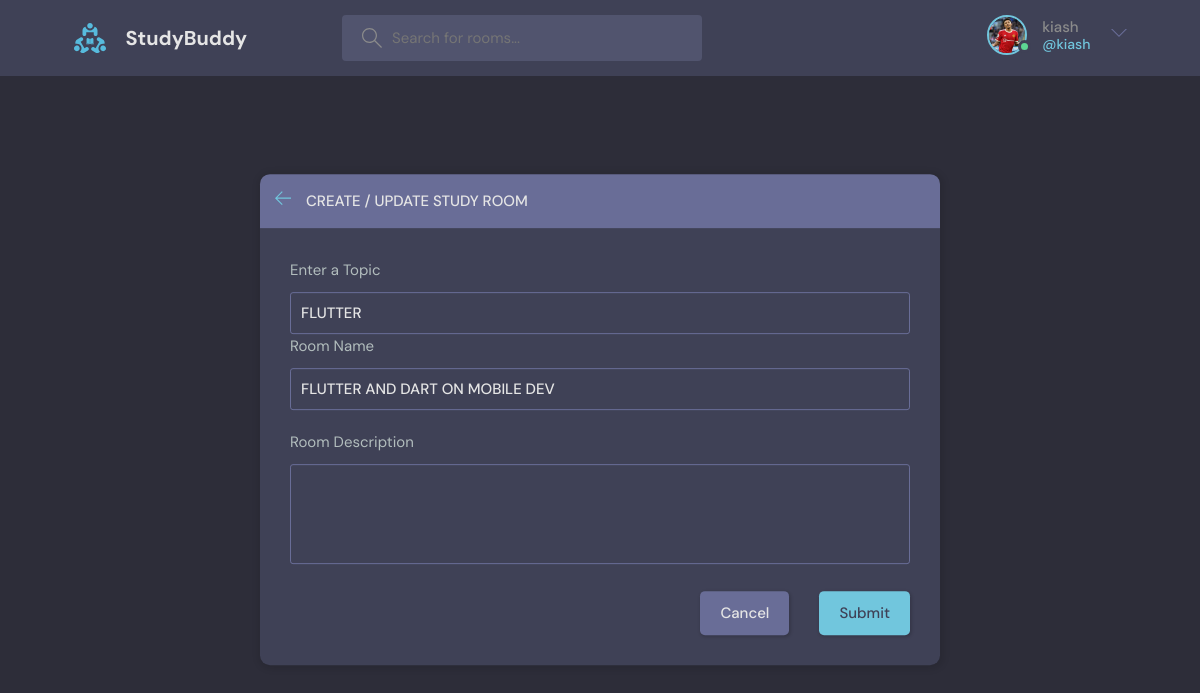
/update-room/4/ (signed in), run on the app's committed database.
### core/models.py (models this page shows, shortened)
class User(AbstractUser):
    name=models.CharField(max_length=100 , blank=True, null=True)
    email=models.EmailField(max_length=100 , unique=True,blank=True, null=True)
    bio=models.TextField(max_length=100 , blank=True, null=True)
    avatar=models.ImageField(default="avatar.svg", blank=True, null=True)
    USERNAME_FIELD = 'email'
    REQUIRED_FIELDS = []

class Room(models.Model):
    host=models.ForeignKey(User,on_delete=models.CASCADE,null=True,blank=True)
    topic=models.ForeignKey(Topic,on_delete=models.SET_NULL,null=True)
    name = models.CharField(max_length=255,null=True,blank=True)
    description = models.TextField(max_length=1000,null=True,blank=True)
    participants = models.ManyToManyField(User,related_name='participants',blank=True)
    updated = models.DateTimeField(auto_now=True)
    created = models.DateTimeField(auto_now_add=True)
    class Meta:
        ordering = ['-created' , '-updated']

class Topic(models.Model):
    name = models.CharField(max_length=200,null=True,blank=True)

### core/views.py (the view, shortened to what this page needs)
# urls.py: path('update-room/<int:pk>/',UpdateView,name='update-room'),
@login_required(login_url='core:login')
def UpdateView(request,pk):
    room=Room.objects.get(id=pk)
    form=RoomForm(instance=room)
    topics=Topic.objects.all()
    if request.user != room.host:
        return HttpResponse('You are not allowed to update this room')
    context={
        'form':form,
        'topics':topics,
        'room':room,
    }
    return render(request,'core/room_form.html',context)

### core/forms.py
class RoomForm(ModelForm):
    class Meta:
        model = Room
        fields = '__all__'
        exclude = ['participants', 'host']

### core/templates/core/room_form.html (shortened to what this page needs)
{% extends 'base.html' %}
{% load static %}
{% block content %}
  <main class="create-room layout">
    <div class="container">
      <div class="layout__box">
        <div class="layout__boxHeader">
          <div class="layout__boxTitle">
            <a href="{%  url 'core:home' %}">
              <svg version="1.1" xmlns="http://www.w3.org/2000/svg" width="32" height="32" viewBox="0 0 32 32">
                <title>arrow-left</title>
                <path
                  d="M13.723 2.286l-13.723 13.714 13.719 13.714 1.616-1.611-10.96-10.96h27.625v-2.286h-27.625l10.965-10.965-1.616-1.607z">
                </path>
              </svg>
            </a>
            <h3>Create / Update Study Room</h3>
          </div>
        </div>
        <div class="layout__body">
          <form class="form" action="#" method="POST">
            <div class="form__group">
              <label for="room_topic">Enter a Topic</label>
              <input type="text" name="topic" value="{{room.topic.name}}" required list="topic-list" id="">
            <div class="form__group">
              <label for="room_name">Room Name</label>
                {{form.name}}
            </div>
            <div class="form__group">
              <label for="room_description">Room Description</label>
              {{form.description}}
            </div>
            <div class="form__action">
              <a class="btn btn--dark" href="{% url 'core:home' %}">Cancel</a>
              <button class="btn btn--main" type="submit">Submit</button>
            </div>
          </form>
        </div>
      </div>
    </div>
  </main>
{% endblock %}

### templates/nav.html (shortened to what this page needs)
{%load static %}
  <header class="header header--loggedIn">
    <div class="container">
      <a href="{%  url 'core:home' %}" class="header__logo">
        <img src="{% static 'images/logo.svg'  %}" />
        <h1>StudyBuddy</h1>
      </a>
      <form class="header__search" method="GET"  action="{% url 'core:home' %}">
        <label>
          <input type="text" name="q" placeholder="Search for rooms..." />
        </label>
      </form>
      <nav class="header__menu">
        {% if request.user.is_authenticated  %}
          <div class="header__user">
            <a href="{% url 'core:update-user' %}">
              <div class="avatar avatar--medium active">
                <img src="{{request.user.avatar.url}}" />
              </div>
              <p>{{request.user.username}} <span>@{{request.user.username}}</span></p>
            </a>
            <button class="dropdown-button">
              <svg version="1.1" xmlns="http://www.w3.org/2000/svg" width="32" height="32" viewBox="0 0 32 32">
                <title>chevron-down</title>
                <path d="M16 21l-13-13h-3l16 16 16-16h-3l-13 13z"></path>
              </svg>
            </button>
          </div>
        {% else %}
          <a href="{% url 'core:login' %}">
            <img src="{% static  'images/avatar.svg' %}"/>
            <p>Login</p>
          </a>
        {% endif %}
      </nav>
    </div>
  </header>

### data on the page
User: user.avatar (picture), user.username "kiash"
Room: topic "FLUTTER", name "FLUTTER AND DART ON MOBILE DEV"
